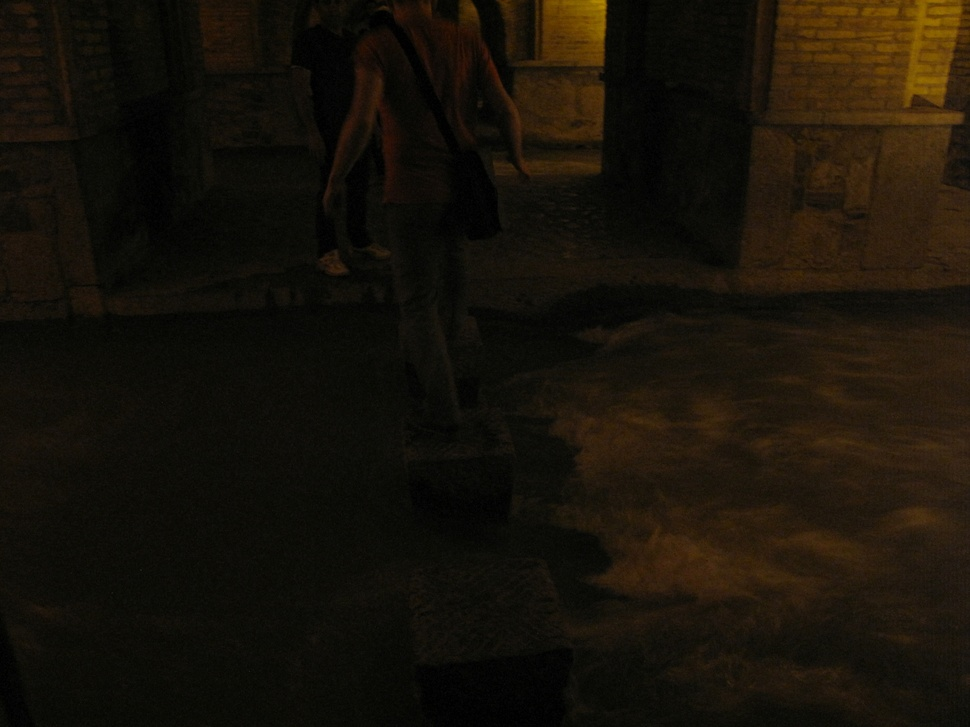
#> input picture hw1/images/Dark.jpg, 970 x 727 px, shrunk from 2208 x 1656 before the run
$ python q6.py
#> lines starting #> are read from the running program, lines starting #| are printed output that depends on the picture
import numpy as np
import cv2
from matplotlib import pyplot, pyplot as plt


def matchChannels(cdf1, cdf2, channel1):
    lut = np.zeros(256)  # lookuptable = lut
    vr = 0
    for v1 in range(256):
        for v2 in range(256):
            if cdf2[v2] >= cdf1[v1]:
                vr = v2
                break
        lut[v1] = vr

    return changePixels(channel1,lut)


def changePixels(ch, lut):
    result = np.zeros(ch.shape)
    for i in range(256):
        result[ch == i] = lut[i]
    return result


def getCdf(img, channel):
    hist, _ = np.histogram(img[:, :, channel], bins=256, range=[0, 256])
    cdf = np.cumsum(hist)
    return cdf / float(cdf.max())


def matchHistograms(path1, path2):
#> called with path1 = '../images/Dark.jpg', path2 = '../images/Pink.jpg'
    img1 = cv2.imread(path1)
#> img1 is the input picture: shape (727, 970, 3); mean B, G, R 9.1, 18.2, 23.5
    img2 = cv2.imread(path2)
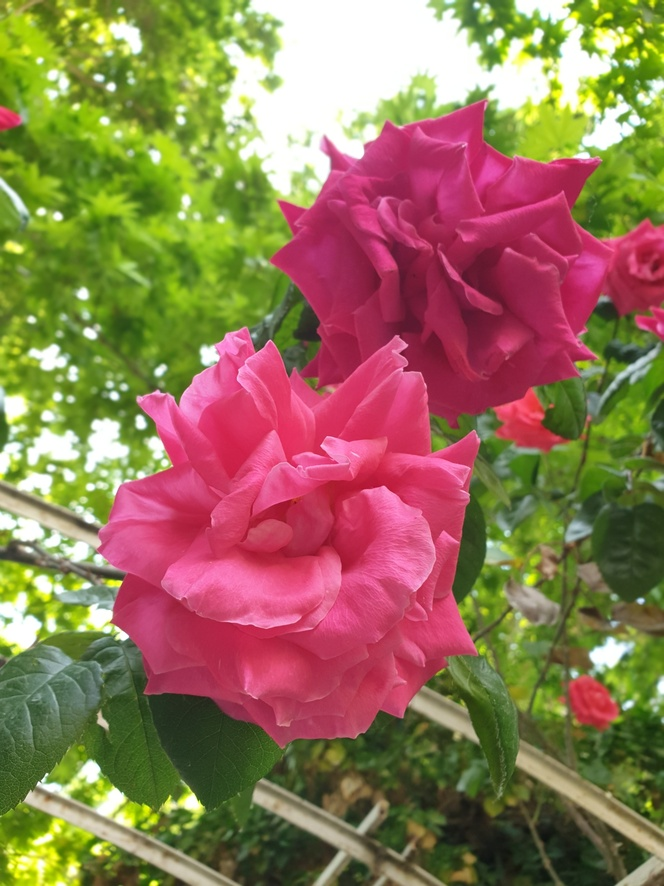
#> input picture hw1/images/Pink.jpg, 664 x 886 px, shrunk from 1512 x 2016 before the run
#> img2 is the input picture: shape (886, 664, 3); mean B, G, R 85.2, 117.6, 146.5

    matchedBlueChannel = matchChannels(getCdf(img1, 0), getCdf(img2, 0), img1[:, :, 0])
#> in getCdf, `hist, _ = np.histogram(img[:, :, channel], bins=256, range=[0, 256])`: hist = 256 values, max 70174 at index 7, min 0 at index 36, mean 2754.6
#> in getCdf, `cdf = np.cumsum(hist)`: cdf = 256 values from 8344 to 705190
#> in matchChannels, `lut = np.zeros(256)`: lut = 256 values from 0 to 0
#> after the loop in matchChannels, `for v1 in range(256):`: lut = 256 values from 9 to 255
#> after the loop in changePixels, `for i in range(256):`:
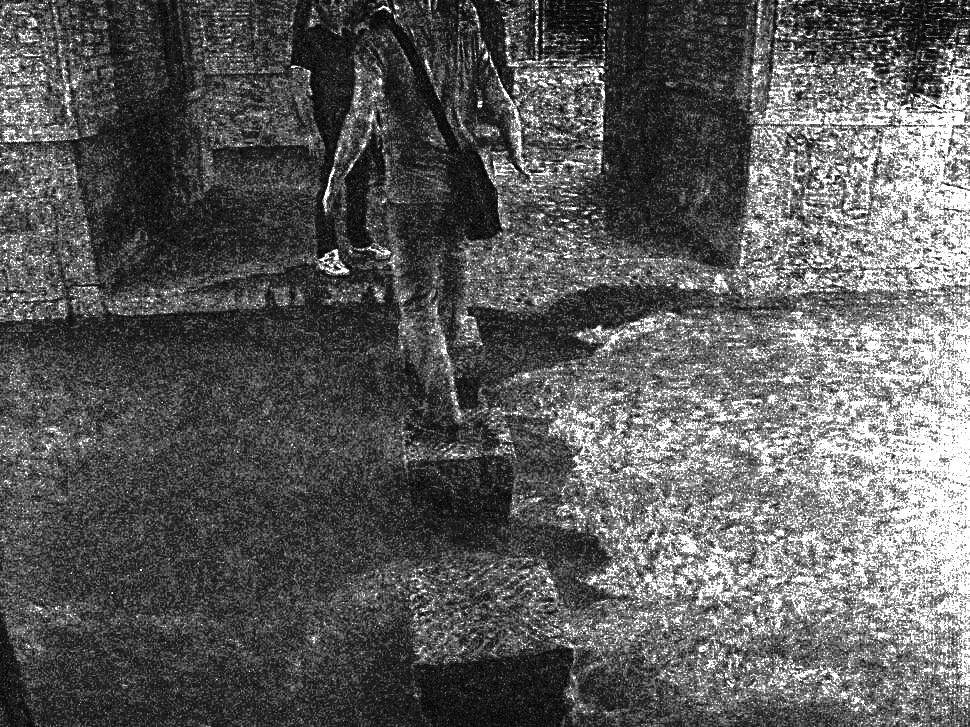
#> result: shape (727, 970) float64; min 9, max 255, mean 91.9
    matchedGreenChannel = matchChannels(getCdf(img1, 1), getCdf(img2, 1), img1[:, :, 1])
#> after the loop in changePixels (call 2), `for i in range(256):`:
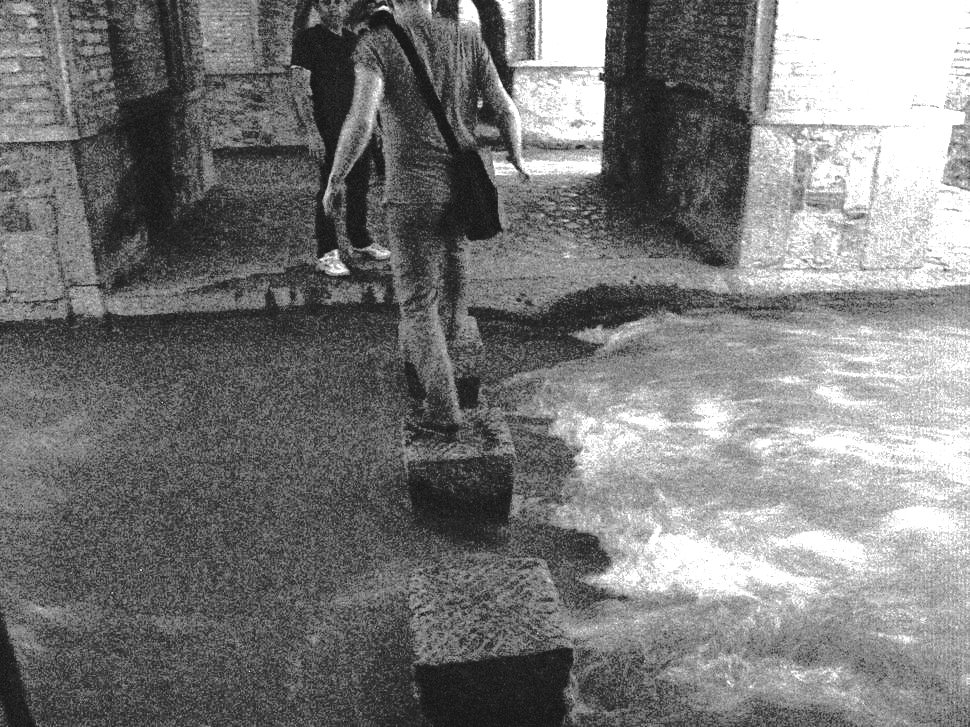
#> result: shape (727, 970) float64; min 24, max 255, mean 121.4
    matchedRedChannel = matchChannels(getCdf(img1, 2), getCdf(img2, 2), img1[:, :, 2])
#> after the loop in changePixels (call 3), `for i in range(256):`:
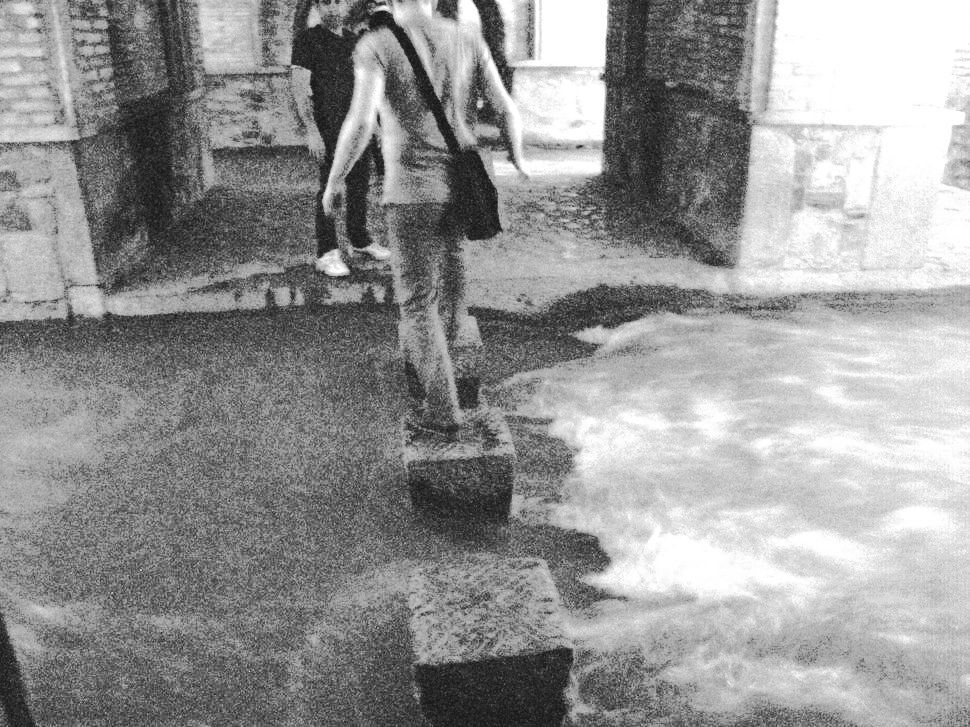
#> result: shape (727, 970) float64; min 25, max 255, mean 149.6

    result = cv2.merge([matchedBlueChannel, matchedGreenChannel, matchedRedChannel])
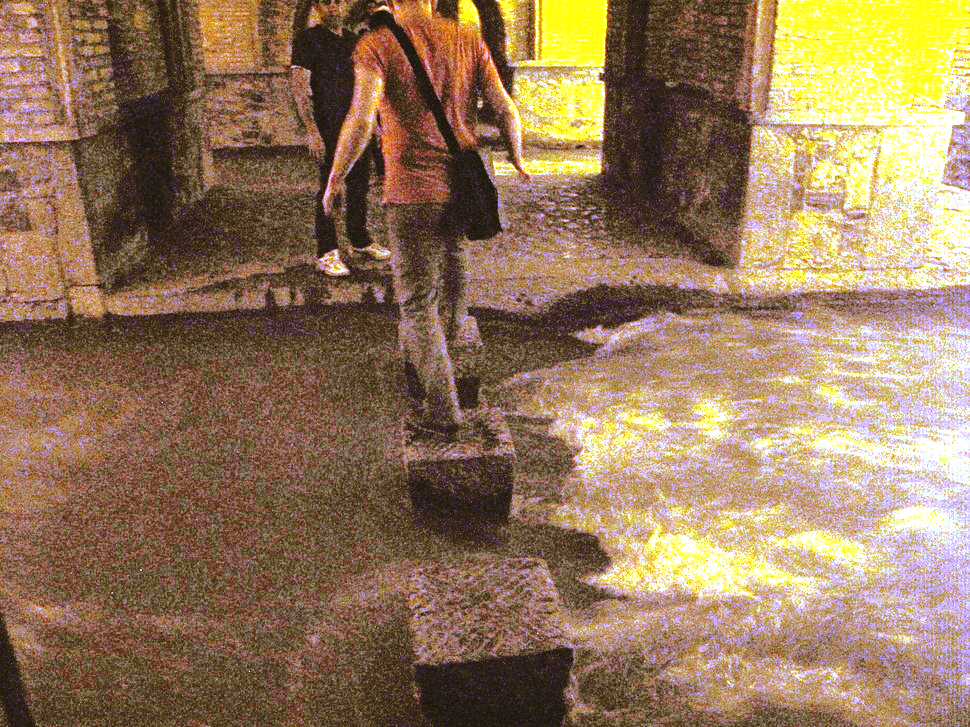
#> result: shape (727, 970, 3) float64; mean B, G, R 91.9, 121.4, 149.6
    result = cv2.convertScaleAbs(result)

    resPdf, resBin = np.histogram(result, bins=256, range=[0, 256])
#> resPdf = 256 values, max 124533 at index 255, min 0 at index 0, mean 8263.9; resBin = 257 values from 0 to 256
    img1Pdf, img1Bin = np.histogram(img2, bins=256, range=[0, 256])
#> img1Pdf = 256 values, max 88472 at index 255, min 407 at index 1, mean 6894.2; img1Bin = 257 values from 0 to 256

    plt.plot(resBin[0:-1], resPdf, color="blue")
    plt.plot(img1Bin[0:-1], img1Pdf, color="green")
    plt.plot(resBin[0:-1], np.cumsum(resPdf), color="yellow")
    plt.plot(img1Bin[0:-1], np.cumsum(img1Pdf), color="red")
    plt.show()
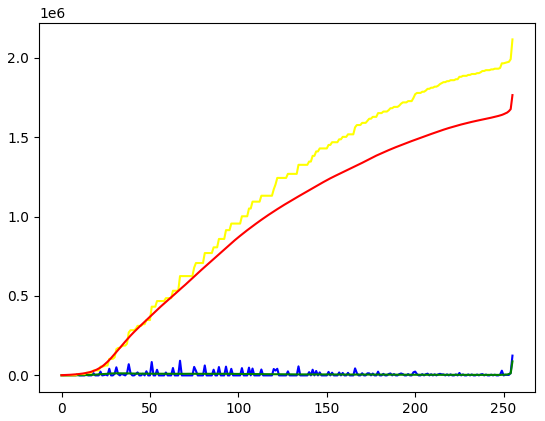
#> figure drawn by matplotlib, 1 panel; curve peaks at x = 255, y = 124533; curve peaks at x = 255, y = 88472; curve peaks at x = 255, y = 2115570

    cv2.imwrite("../results/res11.jpg", result)
    cv2.imshow('image', result)
    cv2.waitKey(0)
    cv2.destroyAllWindows()


matchHistograms("../images/Dark.jpg", "../images/Pink.jpg")
